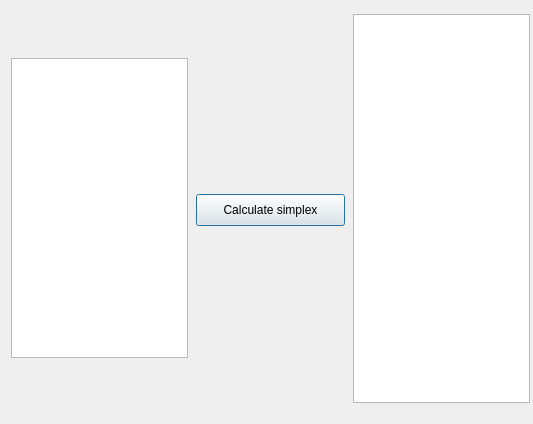
<?xml version="1.0" encoding="UTF-8"?>
<ui version="4.0">
 <class>Dialog</class>
 <widget class="QDialog" name="Dialog">
  <property name="geometry">
   <rect>
    <x>0</x>
    <y>0</y>
    <width>533</width>
    <height>424</height>
   </rect>
  </property>
  <property name="windowTitle">
   <string>Dialog</string>
  </property>
  <widget class="QPlainTextEdit" name="plainTextEdit_3">
   <property name="geometry">
    <rect>
     <x>11</x>
     <y>58</y>
     <width>177</width>
     <height>300</height>
    </rect>
   </property>
   <property name="maximumSize">
    <size>
     <width>600</width>
     <height>300</height>
    </size>
   </property>
  </widget>
  <widget class="QTableWidget" name="tableWidget">
   <property name="geometry">
    <rect>
     <x>353</x>
     <y>14</y>
     <width>177</width>
     <height>389</height>
    </rect>
   </property>
  </widget>
  <widget class="QPushButton" name="pushButton">
   <property name="geometry">
    <rect>
     <x>196</x>
     <y>194</y>
     <width>149</width>
     <height>32</height>
    </rect>
   </property>
   <property name="text">
    <string>Calculate simplex</string>
   </property>
  </widget>
 </widget>
 <resources/>
 <connections/>
</ui>
